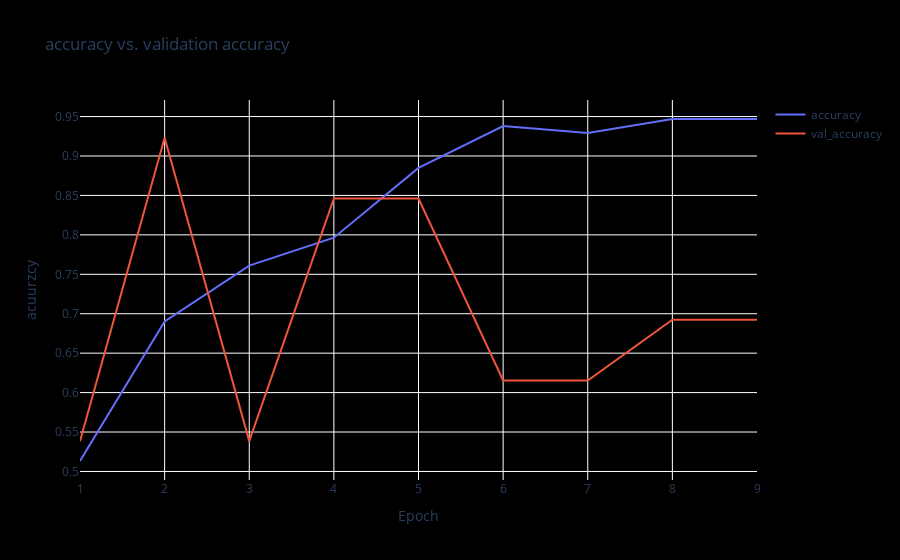

Here is the notebook cell this chart was saved with:
### Code cell
my_dict = history.history
number_range = []
for i in range(1, 31):
    number_range.append(i)
    
accuracy = my_dict['accuracy']
val_accuracy = my_dict['val_accuracy']

fig = go.Figure()
fig.add_trace(go.Scatter(x=number_range, y=accuracy, mode='lines', name='accuracy'))
fig.add_trace(go.Scatter(x=number_range, y=val_accuracy, mode='lines', name='val_accuracy'))
fig.update_layout(title='accuracy vs. validation accuracy',xaxis_title='Epoch',yaxis_title='acuurzcy', plot_bgcolor='black', paper_bgcolor='black')

### Figure 1 — Plotly figure (JSON) as saved in the notebook; plotly's stock layout.template omitted (floating-point values rounded to 4 significant figures)
{"data": [{"mode": "lines", "name": "accuracy", "type": "scatter", "x": [1, 2, 3, 4, 5, 6, 7, 8, 9, 10, 11, 12, 13, 14, 15, 16, 17, 18, 19, 20, 21, 22, 23, 24, 25, 26, 27, 28, 29, 30], "y": [0.5133, 0.6903, 0.7611, 0.7965, 0.885, 0.9381, 0.9292, 0.9469, 0.9469]}, {"mode": "lines", "name": "val_accuracy", "type": "scatter", "x": [1, 2, 3, 4, 5, 6, 7, 8, 9, 10, 11, 12, 13, 14, 15, 16, 17, 18, 19, 20, 21, 22, 23, 24, 25, 26, 27, 28, 29, 30], "y": [0.5385, 0.9231, 0.5385, 0.8462, 0.8462, 0.6154, 0.6154, 0.6923, 0.6923]}], "layout": {"autosize": true, "paper_bgcolor": "black", "plot_bgcolor": "black", "title": {"text": "accuracy vs. validation accuracy"}, "xaxis": {"autorange": true, "range": [1, 9], "title": {"text": "Epoch"}, "type": "linear"}, "yaxis": {"autorange": true, "range": [0.4892, 0.971], "title": {"text": "acuurzcy"}, "type": "linear"}}}
